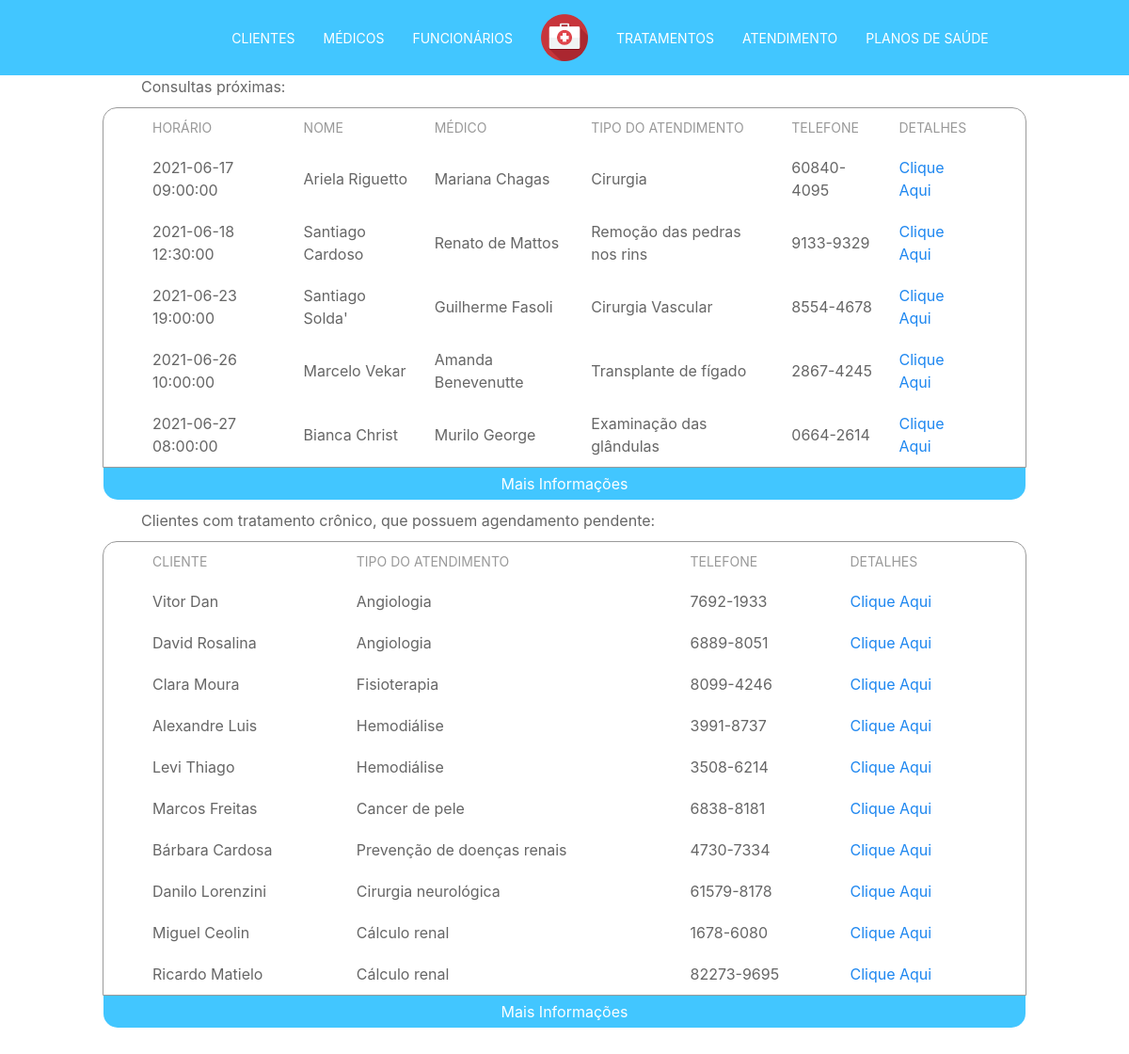
The page / on the database its author committed.
### tables this page shows
CREATE TABLE `pessoa` (
  `CPF` bigint(20) unsigned NOT NULL,
  `nome` varchar(50) DEFAULT NULL,
  `estado_civil` char(13) NOT NULL,
  `sexo` int(11) NOT NULL,
  `data_de_nascimento` date NOT NULL,
  `numero_do_telefone` char(15) NOT NULL,
  `cep` char(9) NOT NULL,
  `estado` char(30) NOT NULL,
  `cidade` varchar(50) NOT NULL,
  `bairro` varchar(50) NOT NULL,
  `logradouro` varchar(53) NOT NULL,
  `complemento` int(11) NOT NULL,
  `numero` int(11) NOT NULL,
  `email` varchar(100) DEFAULT NULL,
  PRIMARY KEY (`CPF`)
);

CREATE TABLE `atendimento` (
  `sala` char(10) NOT NULL,
  `atendimento_id` int(11) NOT NULL AUTO_INCREMENT,
  `horario_inicio_real` datetime DEFAULT NULL,
  `horario_fim_real` datetime DEFAULT NULL,
  `horario_agendado` datetime DEFAULT NULL,
  `estado` int(11) NOT NULL,
  `crm` bigint(20) NOT NULL,
  `plano_de_saude_id` int(11) DEFAULT NULL,
  `tipo_de_atendimento_id` int(11) DEFAULT NULL,
  `tratamento_id` int(11) DEFAULT NULL,
  `valor` int(11) NOT NULL,
  `comissao_da_clinica` int(11) NOT NULL,
  `data_de_recebimento` datetime DEFAULT NULL,
  `valor_recebidos_por_medico` int(11) NOT NULL,
  `data_do_reparsse_ao_medico` datetime DEFAULT NULL,
  `imposto_retido` int(11) NOT NULL,
  `valor_pago_pelo_plano` int(11) NOT NULL,
  PRIMARY KEY (`atendimento_id`),
  KEY `FK_Atendimento_2` (`crm`),
  KEY `FK_Atendimento_3` (`tipo_de_atendimento_id`),
  KEY `FK_Atendimento_4` (`tratamento_id`),
  KEY `FK_Atendimento_5` (`plano_de_saude_id`)
);

CREATE TABLE `tipo_de_tratamento` (
  `numero_esperados_de_atendimentos` int(11) DEFAULT NULL,
  `eh_cronico` int(11) NOT NULL,
  `tipo_de_tratamento_id` int(11) NOT NULL AUTO_INCREMENT,
  `nome` varchar(30) NOT NULL,
  PRIMARY KEY (`tipo_de_tratamento_id`)
);

### php/tables/table.php (called while the page is built)
<?php
  include("table_head.php");
  include("table_body.php");
  include("table_footer.php");
 ?>

### php/config/checktype.php (called while the page is built, shortened)
<?php
  $type = "";
 ?>

### php/tables/table_1.php (called while the page is built)
<?php
  include("table_head_1.php");
  include("table_body_1.php");
  include("table_footer_1.php");
 ?>

### php/tables/table_body_1.php (the view)
    <tbody>
      <?php
      switch ($type) {
        default:
        $sql = 'call tratamentos_cronicos_proximos_de_estourar(0);';
        foreach ($dbl->query($sql) as $row) {
          $nome = $row['nome_do_cliente'];
          $telefone = $row['numero_do_telefone'];
          $tipo_atendimento = $row['tipo_de_tratamento'];
          $id_atendimento = $row['tratamento_id'];
          echo '<tr >
            <td>'.$nome.'</td>
            <td>'.$tipo_atendimento.'</td>
            <td>'.$telefone.'</td>
            <td><a href="php/describe.php?id='.$id_atendimento.'">Clique Aqui</a></td>
          </tr>';
        }
          break;
        }
       ?>
    </tbody>
  </table>
</div>

### php/tables/table_body.php (shortened to what this page needs)
    <tbody>
      <?php
      switch ($type) {
        default:
            $sql = 'call atendimentos_proximos(0);';
            foreach ($dbl->query($sql) as $row) {
              $horario = $row['horario_agendado'];
              $nome = $row['nome'];
              $medico = $row['nome_medico'];
              $tipo_atendimento = $row['tipo_de_atendimento'];
              $telefone = $row['numero_do_telefone'];
              $id_atendimento = $row['atendimento_id'];
              echo '<tr >
                <td>'.$horario.'</td>
                <td>'.$nome.'</td>
                <td>'.$medico.'</td>
                <td>'.$tipo_atendimento.'</td>
                <td>'.$telefone.'</td>
                <td><a href="detail.php?type='.$type.'&id='.$id_atendimento.'">Clique Aqui</a></td>
              </tr>';
            }
              break;
            }
       ?>
    </tbody>
  </table>
</div>

### css/main.css (style rules this page uses)
.custom_padding_bottom_5p { padding-bottom: 5% !important; }

### rows shown on the page
pessoa: atendimento.horario_agendado "2021-06-17 09:00:00", nome "Ariela Riguetto", medico "Mariana Chagas", tipo_atendimento "Cirurgia", numero_do_telefone "60840-4095"
pessoa: atendimento.horario_agendado "2021-06-18 12:30:00", nome "Santiago Cardoso", medico "Renato de Mattos", tipo_atendimento "Remoção das pedras nos rins", numero_do_telefone "9133-9329"
pessoa: atendimento.horario_agendado "2021-06-23 19:00:00", nome "Santiago Solda'", medico "Guilherme Fasoli", tipo_atendimento "Cirurgia Vascular", numero_do_telefone "8554-4678"
pessoa: atendimento.horario_agendado "2021-06-26 10:00:00", nome "Marcelo Vekar", medico "Amanda Benevenutte", tipo_atendimento "Transplante de fígado", numero_do_telefone "2867-4245"
pessoa: atendimento.horario_agendado "2021-06-27 08:00:00", nome "Bianca Christ", medico "Murilo George", tipo_atendimento "Examinação das glândulas", numero_do_telefone "0664-2614"
pessoa: nome "Vitor Dan", tipo_de_tratamento.nome "Angiologia", numero_do_telefone "7692-1933"
pessoa: nome "David Rosalina", tipo_de_tratamento.nome "Angiologia", numero_do_telefone "6889-8051"
pessoa: nome "Clara Moura", tipo_de_tratamento.nome "Fisioterapia", numero_do_telefone "8099-4246"
pessoa: nome "Alexandre Luis", tipo_de_tratamento.nome "Hemodiálise", numero_do_telefone "3991-8737"
pessoa: nome "Levi Thiago", tipo_de_tratamento.nome "Hemodiálise", numero_do_telefone "3508-6214"
pessoa: nome "Marcos Freitas", tipo_de_tratamento.nome "Cancer de pele", numero_do_telefone "6838-8181"
pessoa: nome "Bárbara Cardosa", tipo_de_tratamento.nome "Prevenção de doenças renais", numero_do_telefone "4730-7334"
pessoa: nome "Danilo Lorenzini", tipo_de_tratamento.nome "Cirurgia neurológica", numero_do_telefone "61579-8178"
pessoa: nome "Miguel Ceolin", tipo_de_tratamento.nome "Cálculo renal", numero_do_telefone "1678-6080"
pessoa: nome "Ricardo Matielo", tipo_de_tratamento.nome "Cálculo renal", numero_do_telefone "82273-9695"
